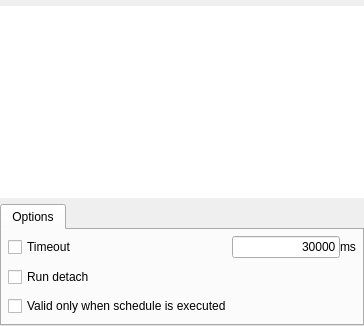
          <widget class="QWidget" name="exec">
           <attribute name="icon">
            <iconset resource="../../res/resources.qrc">
             <normaloff>:/default_icons/terminal.png</normaloff>:/default_icons/terminal.png</iconset>
           </attribute>
           <attribute name="title">
            <string>Executable</string>
           </attribute>
           <layout class="QVBoxLayout" name="verticalLayout_5">
            <property name="spacing">
             <number>6</number>
            </property>
            <property name="leftMargin">
             <number>0</number>
            </property>
            <property name="topMargin">
             <number>6</number>
            </property>
            <property name="rightMargin">
             <number>0</number>
            </property>
            <property name="bottomMargin">
             <number>0</number>
            </property>
            <item>
             <widget class="CommandTable" name="cmdTableWidget">
              <property name="frameShape">
               <enum>QFrame::NoFrame</enum>
              </property>
              <property name="selectionMode">
               <enum>QAbstractItemView::ContiguousSelection</enum>
              </property>
             </widget>
            </item>
            <item>
             <widget class="QTabWidget" name="ExecOptions">
              <property name="sizePolicy">
               <sizepolicy hsizetype="Expanding" vsizetype="Minimum">
                <horstretch>0</horstretch>
                <verstretch>0</verstretch>
               </sizepolicy>
              </property>
              <widget class="QWidget" name="ExecOptionsPage">
               <attribute name="title">
                <string>Options</string>
               </attribute>
               <layout class="QVBoxLayout" name="verticalLayout_6">
                <property name="leftMargin">
                 <number>6</number>
                </property>
                <property name="topMargin">
                 <number>6</number>
                </property>
                <property name="rightMargin">
                 <number>6</number>
                </property>
                <property name="bottomMargin">
                 <number>6</number>
                </property>
                <item>
                 <widget class="QFrame" name="frame_3">
                  <property name="sizePolicy">
                   <sizepolicy hsizetype="Preferred" vsizetype="Preferred">
                    <horstretch>0</horstretch>
                    <verstretch>0</verstretch>
                   </sizepolicy>
                  </property>
                  <property name="frameShape">
                   <enum>QFrame::NoFrame</enum>
                  </property>
                  <property name="frameShadow">
                   <enum>QFrame::Raised</enum>
                  </property>
                  <property name="lineWidth">
                   <number>0</number>
                  </property>
                  <layout class="QGridLayout" name="gridLayout_3">
                   <property name="sizeConstraint">
                    <enum>QLayout::SetDefaultConstraint</enum>
                   </property>
                   <property name="leftMargin">
                    <number>0</number>
                   </property>
                   <property name="topMargin">
                    <number>0</number>
                   </property>
                   <property name="rightMargin">
                    <number>0</number>
                   </property>
                   <property name="bottomMargin">
                    <number>0</number>
                   </property>
                   <property name="horizontalSpacing">
                    <number>0</number>
                   </property>
                   <property name="verticalSpacing">
                    <number>9</number>
                   </property>
                   <item row="0" column="1">
                    <widget class="QLineEdit" name="timeoutLineEdit">
                     <property name="sizePolicy">
                      <sizepolicy hsizetype="Preferred" vsizetype="Fixed">
                       <horstretch>0</horstretch>
                       <verstretch>0</verstretch>
                      </sizepolicy>
                     </property>
                     <property name="text">
                      <string>30000</string>
                     </property>
                     <property name="cursorPosition">
                      <number>5</number>
                     </property>
                     <property name="alignment">
                      <set>Qt::AlignRight|Qt::AlignTrailing|Qt::AlignVCenter</set>
                     </property>
                    </widget>
                   </item>
                   <item row="2" column="0">
                    <widget class="QCheckBox" name="autoOnlyCheckBox">
                     <property name="text">
                      <string>Valid only when schedule is executed</string>
                     </property>
                    </widget>
                   </item>
                   <item row="1" column="0">
                    <widget class="QCheckBox" name="runDetachCheckBox">
                     <property name="text">
                      <string>Run detach</string>
                     </property>
                    </widget>
                   </item>
                   <item row="0" column="0">
                    <widget class="QCheckBox" name="timeoutCheckBox">
                     <property name="text">
                      <string>Timeout</string>
                     </property>
                    </widget>
                   </item>
                   <item row="0" column="2">
                    <widget class="QLabel" name="label_3">
                     <property name="sizePolicy">
                      <sizepolicy hsizetype="Fixed" vsizetype="Preferred">
                       <horstretch>0</horstretch>
                       <verstretch>0</verstretch>
                      </sizepolicy>
                     </property>
                     <property name="text">
                      <string>ms</string>
                     </property>
                    </widget>
                   </item>
                  </layout>
                 </widget>
                </item>
               </layout>
              </widget>
             </widget>
            </item>
           </layout>
          </widget>
